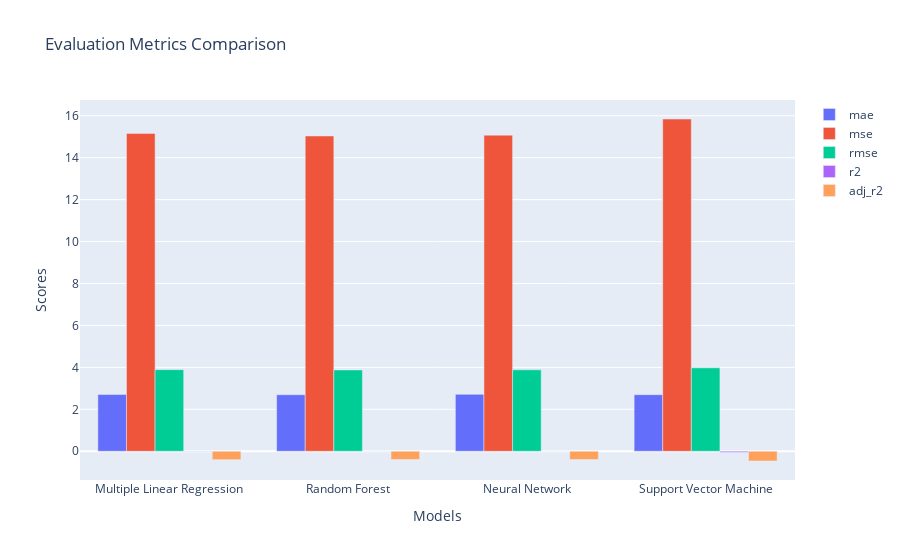

Write notebook code for a chart like this one.
### Code cell
# Extracting model names and metric scores
model_names = [d['model'] for d in regression_stats_test]
metric_labels = list(regression_stats_test[0].keys())[1:]
metric_scores = {metric: [d[metric] for d in regression_stats_test] for metric in metric_labels}

# Plotting the bar chart
fig = go.Figure()

for metric in metric_labels:
    fig.add_trace(go.Bar(
        x=model_names,
        y=metric_scores[metric],
        name=metric
    ))

# Updating the layout
fig.update_layout(
    title='Evaluation Metrics Comparison',
    xaxis_title='Models',
    yaxis_title='Scores',
    barmode='group'
)

# Display the plot
fig.show()

### Figure 1 — Plotly figure (JSON) as saved in the notebook; plotly's stock layout.template omitted (floating-point values rounded to 4 significant figures)
{"data": [{"name": "mae", "type": "bar", "x": ["Multiple Linear Regression", "Random Forest", "Neural Network", "Support Vector Machine"], "y": [2.709, 2.695, 2.716, 2.699]}, {"name": "mse", "type": "bar", "x": ["Multiple Linear Regression", "Random Forest", "Neural Network", "Support Vector Machine"], "y": [15.16, 15.04, 15.08, 15.85]}, {"name": "rmse", "type": "bar", "x": ["Multiple Linear Regression", "Random Forest", "Neural Network", "Support Vector Machine"], "y": [3.894, 3.878, 3.883, 3.981]}, {"name": "r2", "type": "bar", "x": ["Multiple Linear Regression", "Random Forest", "Neural Network", "Support Vector Machine"], "y": [-0.006619, 0.001613, -0.001059, -0.05217]}, {"name": "adj_r2", "type": "bar", "x": ["Multiple Linear Regression", "Random Forest", "Neural Network", "Support Vector Machine"], "y": [-0.4003, -0.3888, -0.3925, -0.4636]}], "layout": {"barmode": "group", "title": {"text": "Evaluation Metrics Comparison"}, "xaxis": {"title": {"text": "Models"}}, "yaxis": {"title": {"text": "Scores"}}}}
